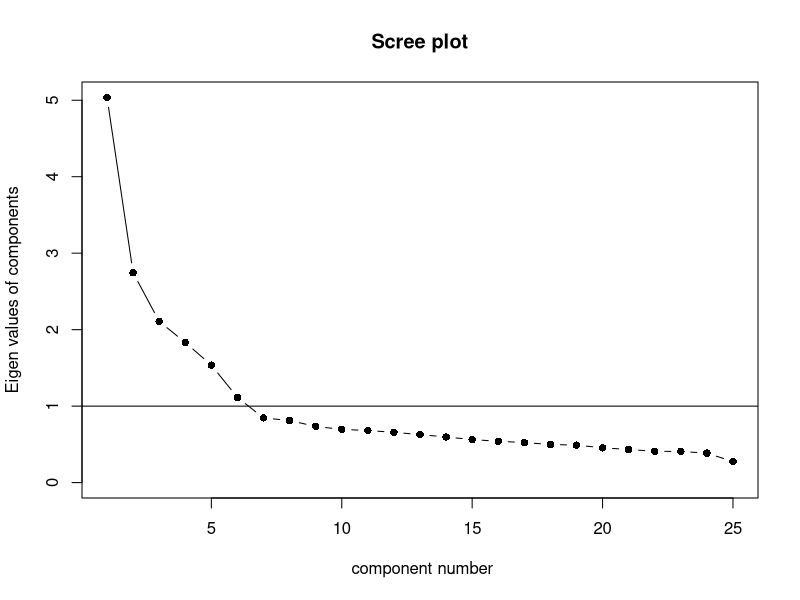
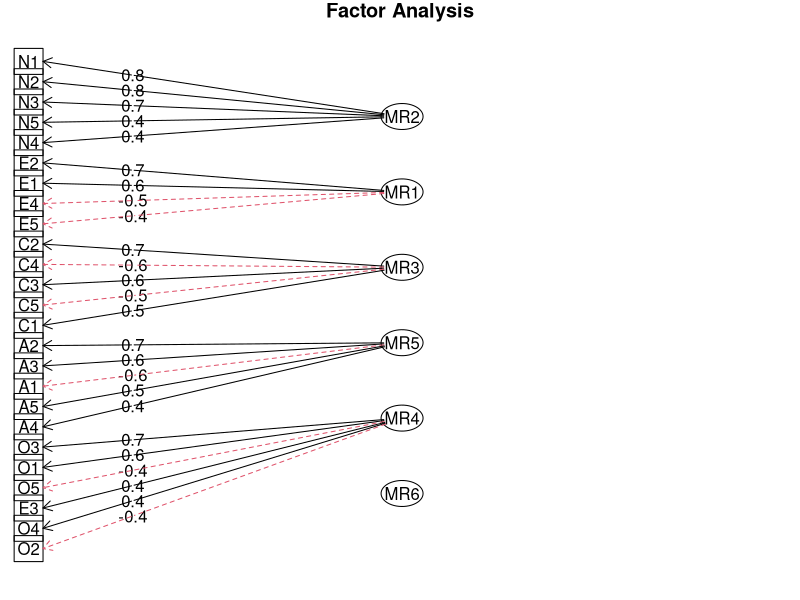
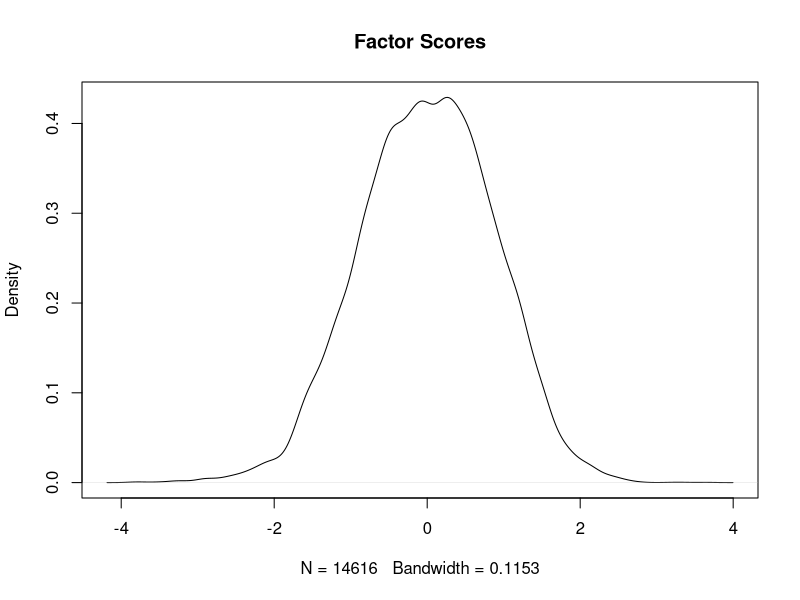
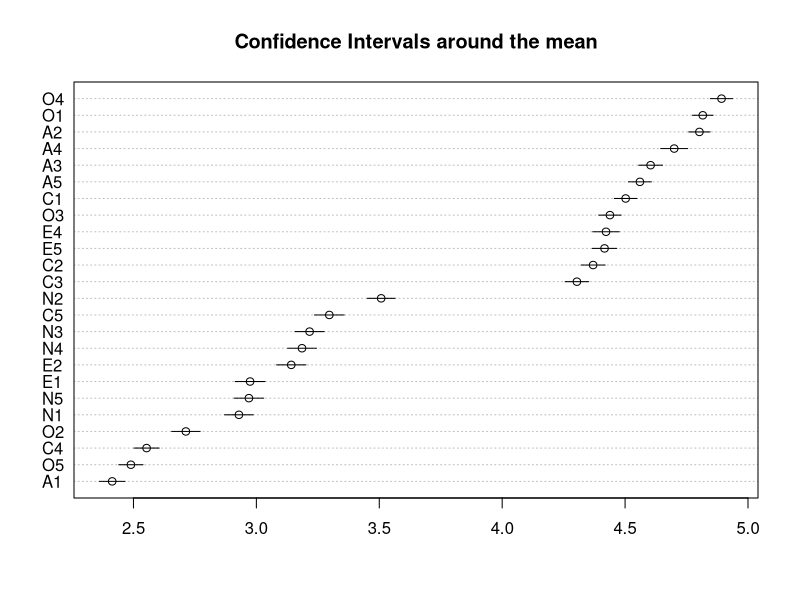
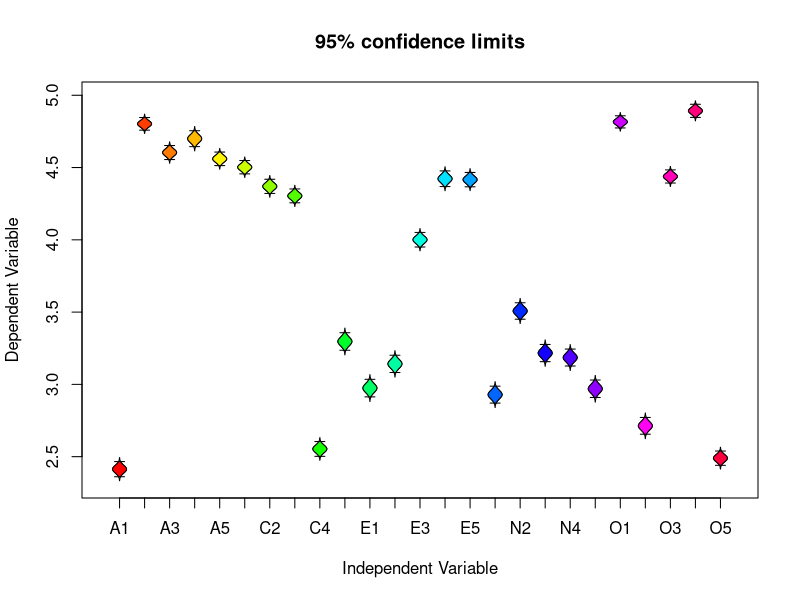
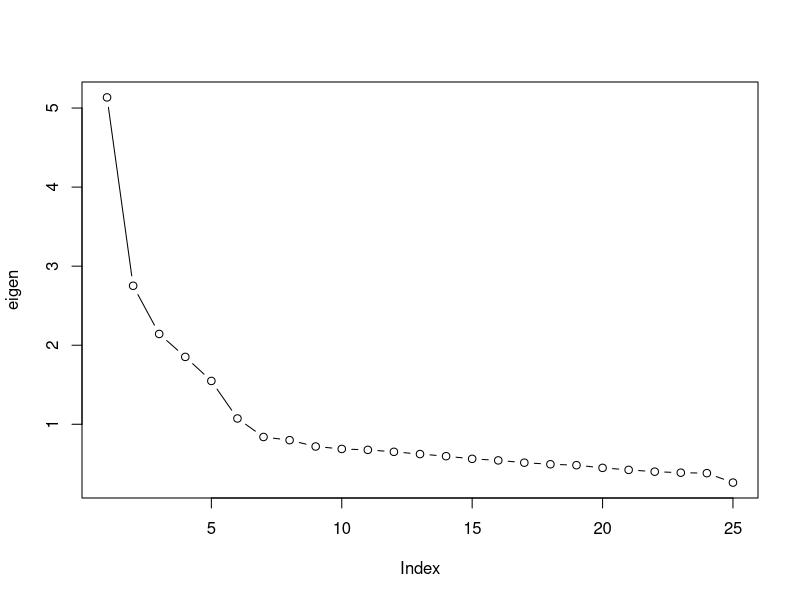

Write the R code that produced these figures, in order.
library(psych)
data(bfi)
bfi=bfi[1:25]
head(bfi)
scree(bfi,factor=F)
fa=fa(bfi,nfactors=6)
fa$loadings
fa.diagram(fa)
head(fa$scores)
summary(fa$scores)
plot(density(fa$scores,na.rm=T),main="Factor Scores")
describe(bfi)
error.dots(bfi)
error.bars(bfi)

n=nrow(bfi)
p=0.5
seq=seq(1,n)
seq.efa=sample(seq,n*p)
seq.cfa=seq[!(seq%in%seq.efa)]
bfi.efa=bfi[seq.efa,]
bfi.cfa=bfi[seq.cfa,]

#Basic Option
cor=cor(bfi,use='complete.obs')
eigen=eigen(cor)$values
plot(eigen,type='b')
factanal=factanal(na.omit(bfi),factors=6)
factanal


